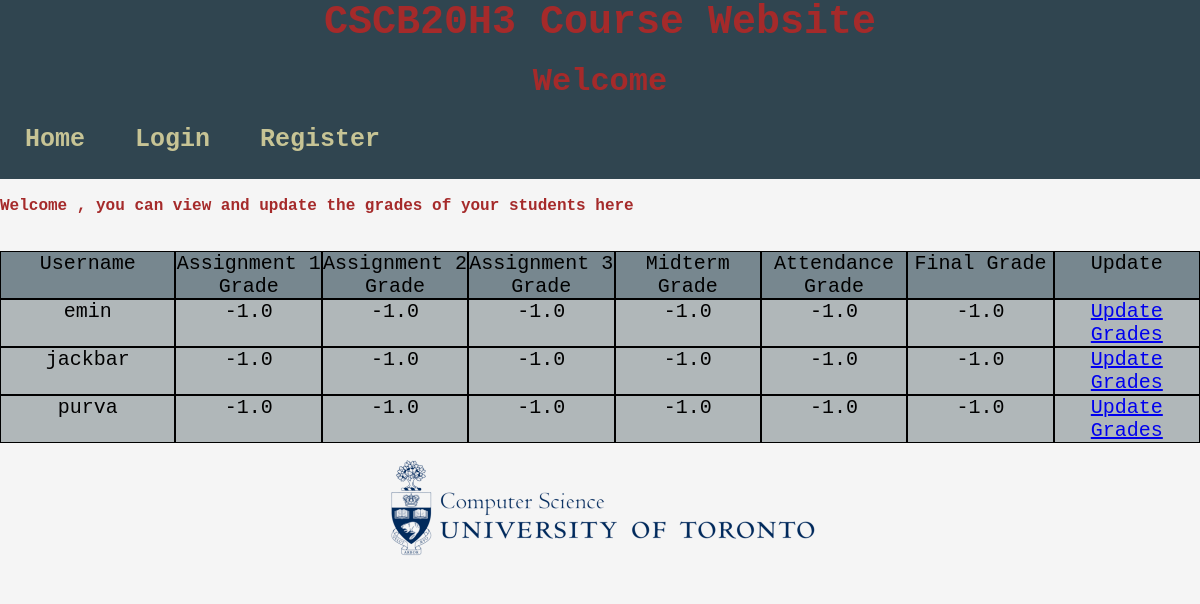
/View_Grades_Instructor, run on an earlier commit of the app's database.
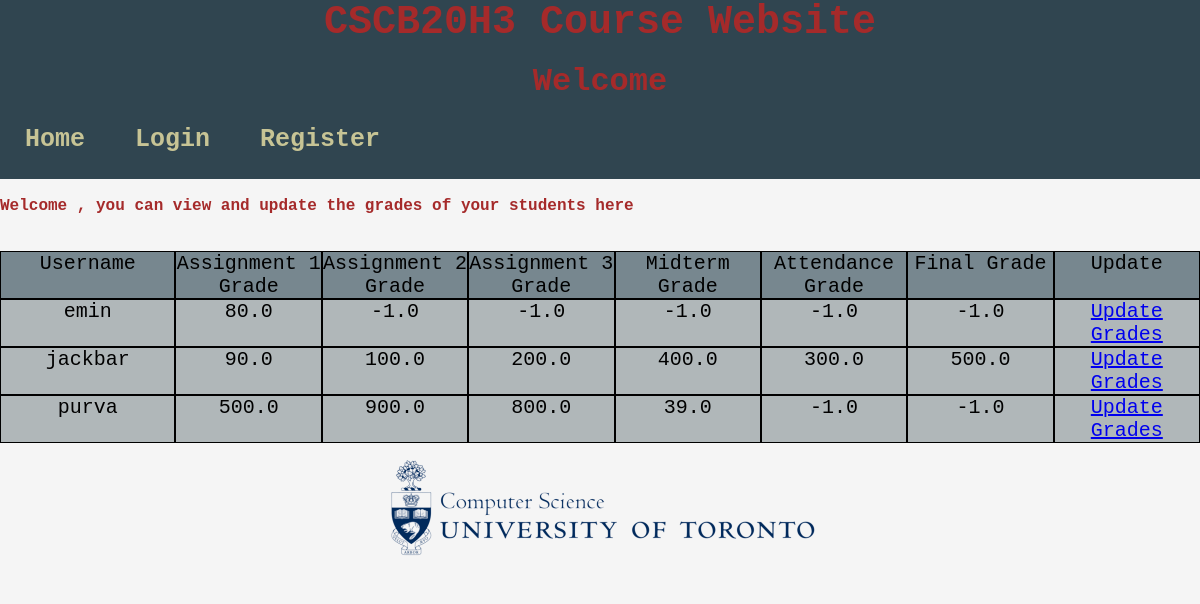
And on a later commit of the database.
### app.py (models this page shows, shortened)
class Student(db.Model):
    __tablename__ = 'Student'
    id = db.Column(db.Integer, primary_key=True)
    username = db.Column(db.String(100), unique=True, nullable=False)
    email = db.Column(db.String(100), unique=True, nullable=False)
    password = db.Column(db.String(100), nullable=False)
    assignment1 = db.Column(db.Float, nullable=False)
    assignment2 = db.Column(db.Float, nullable=False)
    assignment3 = db.Column(db.Float, nullable=False)
    tut_attendance = db.Column(db.Float, nullable=False)
    midterm = db.Column(db.Float, nullable=False)
    final = db.Column(db.Float, nullable=False)
    remark = db.relationship('Remark', backref='author', lazy=True)

### app.py (the view)
@app.route('/View_Grades_Instructor')
def View_Grades_Instructor():
    pagename = 'View_Grades_Instructor'
    query_Student_result = Student.query.order_by(Student.username)
    return render_template('View_Grades_Instructor.html', pagename = pagename,query_Student_result= query_Student_result)

### templates/View_Grades_Instructor.html (shortened to what this page needs)
{% extends "template.html" %}
{% block content %}
<h3>Welcome {{session.user}}, you can view and update the grades of your students here</h3>
<br><br>
<center>
    <div class="table">
      <div class="row rowdark">
        <div class="cell w">Username</div>
        <div class="cell">Assignment 1 Grade</div>
        <div class="cell">Assignment 2 Grade </div>
        <div class="cell">Assignment 3 Grade</div>
        <div class="cell">Midterm Grade </div>
        <div class="cell"> Attendance Grade</div>
        <div class="cell"> Final Grade</div>
        <div class="cell"> Update</div>
      </div>
      {%for student in query_Student_result%}
      <div class="row rowlight">
        <div class="cell w"> {{student.username}}  </div>
        <div class="cell"> {{student.assignment1}} </div>
        <div class="cell"> {{student.assignment2}}   </div>
        <div class="cell">{{student.assignment3}}</div>
        <div class="cell">{{student.midterm}}</div>
        <div class="cell">  {{student.tut_attendance}}</div>
        <div class="cell"> {{student.final}}</div>
        <div class="cell"> <a href ="/Update_Grades_Instructor/{{student.id}}">Update Grades </a></div>
        </div>
        {%endfor%}
    </center>
{% endblock %}

### templates/template.html (shortened to what this page needs)
<!DOCTYPE html>
<html lang="en" dir="ltr">
 <head>
   <link rel="stylesheet" href="{{ url_for('static', filename='styles/template.css') }}">
 </head>
 <header>
  <div class="container">
    <center><h1 class="logo">CSCB20H3 Course Website</h1></center>
    <br>
    <center><h2>Welcome {{session.user}} </h2></center>
    <strong>
    <nav class="navigation">
        {% if session.user %}
          <a href="{{ url_for('home') }}">Home</a>
          <a href="{{ url_for('notes') }}">Notes</a>
          <a href="{{ url_for('add') }}">Add Notes</a>
          <a href="{{ url_for('logout') }}">Logout</a>
          {% if session.user_type == "instructor" %}
            <a>Remark Requests</a>
            <a href="{{ url_for('View_Grades_Instructor') }}">Check Grades</a>
          {% else %}
          <a href="{{ url_for('View_Grades_Student') }}">Grades Summary</a>
            <a href="{{ url_for('Send_Anon_Feedback') }}">Send Feedback</a>
          {% endif %}
        {% else %}
          <a href="{{ url_for('home') }}">Home</a>
          <a href="{{ url_for('login') }}">Login</a>
          <a href="{{ url_for('register') }}">Register</a>
        {% endif %}
    </nav>
    </strong>
  </div>
</header>
 <body>
    <br>
    {% block content %}
    {% endblock %}
 </body>
<footer>
 <center>
  <ul class="__footer__">
      <a href="https://web.cs.toronto.edu/">
        <div class="img_container">
            <img src="static/Images/CSFACULTY.png" alt="CS FACULTY U OF T" class="image" style="width:100%">
          </div>
      </a>
  </ul>
</center>
</footer>
</html>

### static/styles/template.css (style rules this page uses)
html { -webkit-text-size-adjust: 100%; -ms-text-size-adjust: 100%; }
.container { background:#304550; color:brown; margin: 0 auto; font-family: "VT323", monospace; margin: 0; }
.navigation { font-family: "VT323", monospace; margin: 0; list-style: none; margin: 0; background: #304550; display: -webkit-box; display: -moz-box; display: -ms-flexbox; display: -webkit-flex; display: flex; flex-flow: row wrap; position: sticky }
.navigation a { text-decoration: none; display: block; padding: 1em; color: #c7c495; font-size: 25px }
*, *:before, *:after { -moz-box-sizing: border-box; -webkit-box-sizing: border-box; box-sizing: border-box; }
body { background-color:whitesmoke; font-family: "VT323", monospace; margin: 0; }
h3 { font-family: "VT323", monospace; font-size: 1.0rem; color: brown; margin: 0; }
h1 { font-family: "VT323", monospace; font-size: 2.5rem; color: brown; margin: 0; }
h2 { font-family: "VT323", monospace; font-size: 2.0rem; color: brown; margin: 0; }
footer { display: flex; justify-content: space-around; }
.__footer__ { font-family: 'Helvetica'; list-style: none; padding: 0; margin: 0; }
.img_container { position: relative; width: 50%; }
.image { opacity: 1; display: block; width: 50%; height: auto; transition: .7s ease; backface-visibility: hidden; }
.cell.w { width: 300px; font-size: 20px; }
.row { display: flex; flex-direction: row; font-size: 20px; }
.rowdark { background-color: #77878f; }
.rowlight { background-color: #b0b7b9; }
.cell { width: 250px; border: 0.5px black solid; }

What changed in the data, as far as the page shows it:
changed Student "emin": assignment1 "-1.0" → "80.0"
changed Student "jackbar": assignment1 "-1.0" → "90.0"; assignment2 "-1.0" → "100.0"; assignment3 "-1.0" → "200.0"; midterm "-1.0" → "400.0"; tut_attendance "-1.0" → "300.0"; final "-1.0" → "500.0"
changed Student "purva": assignment1 "-1.0" → "500.0"; assignment2 "-1.0" → "900.0"; assignment3 "-1.0" → "800.0"; midterm "-1.0" → "39.0"
